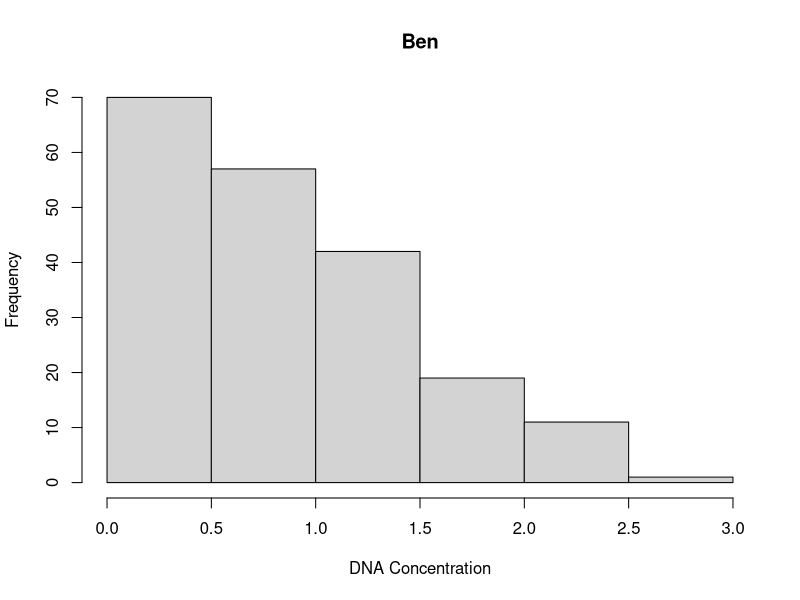
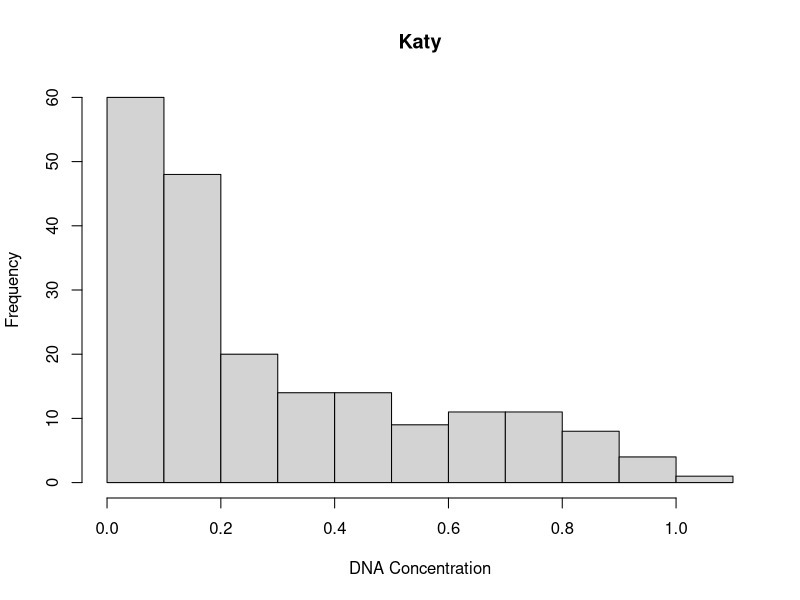
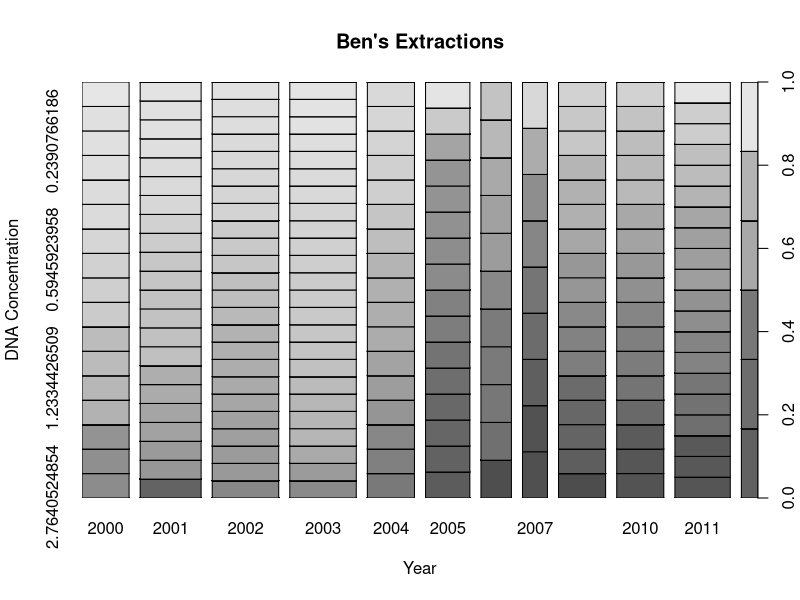
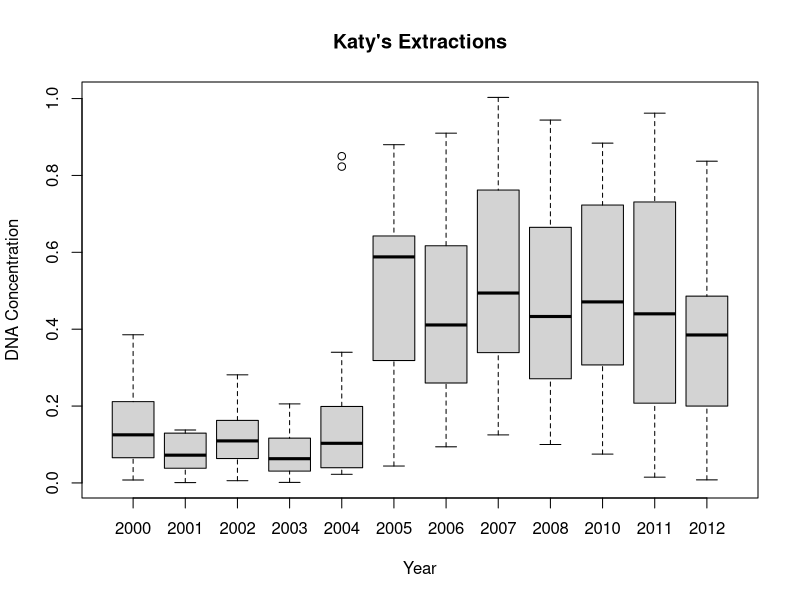

Source code (R) for these figures, in order:
max.print=1000000000
df <- read.csv("./DNA_Conc_by_Extraction_Date.csv")
hist(x=df$DNA_Concentration_Ben, main="Ben", xlab="DNA Concentration")
hist(x=df$DNA_Concentration_Katy, main="Katy", xlab="DNA Concentration")
class(df$Year_Collected)
class(df$DNA_Concentration_Ben)
class(df$DNA_Concentration_Katy)
df2 <- df
df2$Year_Collected <- as.ordered(as.factor(df2$Year_Collected))
df2$DNA_Concentration_Ben <- as.ordered(as.factor(df2$DNA_Concentration_Ben))
class(df2$DNA_Concentration_Ben)
class(df2$Year_Collected)

jpeg("RAAB_BenPlot")
plot(x=df2$Year_Collected, y=df2$DNA_Concentration_Ben, main="Ben's Extractions", ylab="DNA Concentration", xlab="Year")
dev.off()

jpeg("RAAB_KatyPlot")
plot(x=df2$Year_Collected, y=df2$DNA_Concentration_Katy, main="Katy's Extractions", ylab="DNA Concentration", xlab="Year")
dev.off()

list(df$DNA_Concentration_Ben > df$DNA_Concentration_Katy)
sum(df$DNA_Concentration_Ben)
